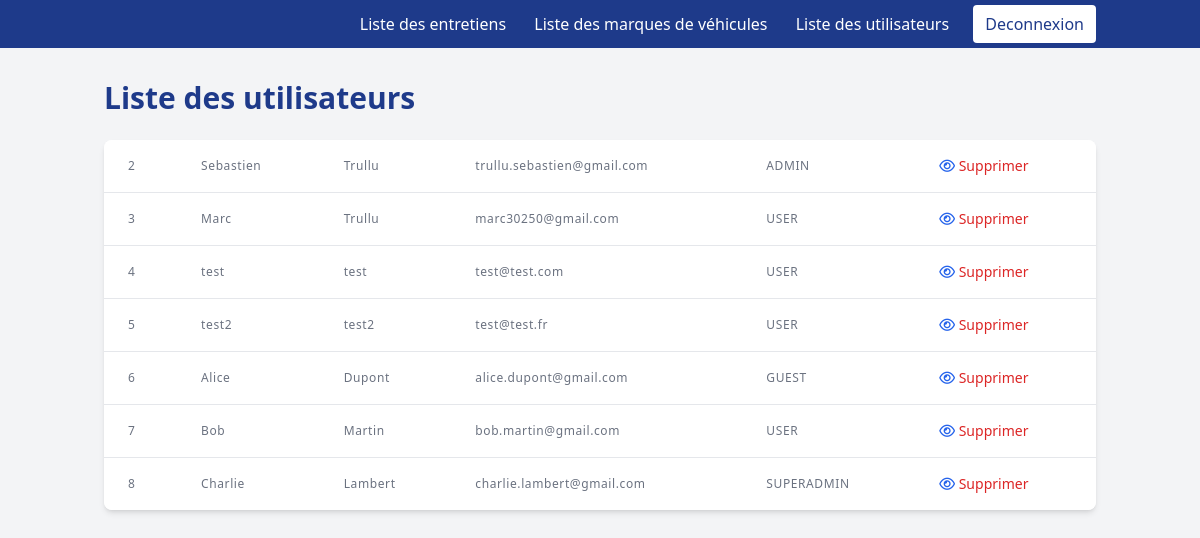
Screenshot of /?ctrl=user&action=showAll&connexion=success (signed in) with the database file from the repository.
### tables this page shows
CREATE TABLE `user_` (
                         `use_id` int(11) NOT NULL,
                         `use_firstname` varchar(50) DEFAULT NULL,
                         `use_lastname` varchar(50) DEFAULT NULL,
                         `use_login` varchar(50) DEFAULT NULL,
                         `use_password` varchar(150) DEFAULT NULL,
                         `use_lastLogin` datetime DEFAULT NULL,
                         `rol_id` int(11) NOT NULL
);

CREATE TABLE `role` (
                        `rol_id` int(11) NOT NULL,
                        `rol_label` varchar(50) DEFAULT NULL,
                        `rol_power` int(11) DEFAULT NULL
);

### models/CoreModel.php (called while the page is built, shortened)
<?php
abstract class CoreModel
{
    private $_engine = DB_ENGINE;
    private $_host = DB_HOST;
    private $_dbname = DB_NAME;
    private $_charset = DB_CHARSET;
    private $_dbuser = DB_USER;
    private $_dbpwd = DB_PWD;
    private $_db;
    private function connect(): void
    {
        try {
            $dsn = $this->_engine . ':host=' . $this->_host . ';dbname=' . $this->_dbname . ';charset=' . $this->_charset;
            $this->_db = new PDO($dsn, $this->_dbuser, $this->_dbpwd, [PDO::ATTR_ERRMODE => PDO::ERRMODE_EXCEPTION, PDO::ATTR_DEFAULT_FETCH_MODE => PDO::FETCH_ASSOC]);
        } catch (PDOException $e) {
            die($e->getMessage());
        }
    }
    protected function getDb(): PDO
    {
        return $this->_db;
    }
}

### models/UserModel.php (called while the page is built, shortened)
<?php
class UserModel extends CoreModel
{
    public function listUsers()
    {
        $sql = "
                SELECT use_id, use_firstname,use_lastname, use_login, rol_label
                FROM user_
                JOIN role ON user_.rol_id = role.rol_id
                ";
        try {
            if (($this->_req = $this->getDb()->query($sql)) !== false) {
                $datas = $this->_req->fetchAll(PDO::FETCH_ASSOC);
                return $datas;
            }
            return false;
        } catch (PDOException $e) {
            die($e->getMessage());
        }
    }
    }

### entity/CoreEntity.php (called while the page is built, shortened)
<?php
abstract class CoreEntity
{
    private function hydrate(array $data): void
    {
        foreach ($data as $key => $value) {
            $methodName = 'set' . ucfirst(substr($key, 4, strlen($key) - 4));
        }
    }
}

### entity/User.php (called while the page is built, shortened)
<?php
class User extends CoreEntity
{
    private int $id;
    private string $firstName;
    private string $lastName;
    private string $login;
    private string $label;
    public function getId(): int
    {
        return $this->id;
    }
    public function setId(int $id): void
    {
        $this->id = $id;
    }
    public function getFirstName(): string
    {
        return $this->firstName;
    }
    public function setFirstName(string $firstName): void
    {
        $this->firstName = $firstName;
    }
    public function getLastName(): string
    {
        return $this->lastName;
    }
    public function setLastName(string $lastName): void
    {
        $this->lastName = $lastName;
    }
    public function getLogin(): string
    {
        return $this->login;
    }
    public function setLogin(string $login): void
    {
        $this->login = $login;
    }
    public function setLabel(string $label): void
    {
        $this->label = $label;
    }
    public function getLabel(): string
    {
        return $this->label;
    }
}

### views/user/showAll.php (the view)
<main class="container mx-auto px-4 py-8 min-h-screen">
    <h1 class="text-3xl font-bold mb-6 text-blue-900">Liste des utilisateurs</h1>
    <div class="bg-white shadow-md rounded-lg overflow-hidden">
        <table class="min-w-full divide-y divide-gray-200">
            <tbody class="bg-white divide-y divide-gray-200">
            <?php foreach ($users as $user): ?>
                <tr>
                    <th class="px-6 py-3 text-left text-xs font-medium text-gray-500 tracking-wider"><?=$user->getId()?></th>
                    <th class="px-6 py-3 text-left text-xs font-medium text-gray-500 tracking-wider user-firstname"><?=$user->getFirstName()?></th>
                    <th class="px-6 py-3 text-left text-xs font-medium text-gray-500 tracking-wider user-lastname"><?=$user->getLastName()?></th>
                    <th class="px-6 py-3 text-left text-xs font-medium text-gray-500 tracking-wider user-login"><?=$user->getLogin()?></th>
                    <th class="px-6 py-3 text-left text-xs font-medium text-gray-500 uppercase tracking-wider user-role"><?=$user->getLabel()?></th>
                    <td class="px-6 py-4 whitespace-nowrap text-sm font-medium">
                        <a href="?ctrl=user&action=profile&id=<?=$user->getId()?>"><i class="fa-regular fa-eye text-blue-600 hover:text-blue-900"></i></a>
                        <a href="?ctrl=user&action=remove&id=<?=$user->getId()?>" class="text-red-600 hover:text-red-900" onclick="return confirm('Êtes-vous sûr de vouloir supprimer cet utilisateur ?')">Supprimer</a>
                    </td>
                </tr>
            <?php endforeach; ?>
            </tbody>
        </table>
    </div>
</main>

### views/partials/head.php (shortened to what this page needs)
<!DOCTYPE html>
<html lang="fr">
<head>
    <script src="https://cdn.tailwindcss.com"></script>
    <link rel="stylesheet" href="https://cdnjs.cloudflare.com/ajax/libs/font-awesome/6.7.2/css/all.min.css">
</head>
<body class="bg-gray-100">

### views/partials/navbar.php (shortened to what this page needs)
<header class="bg-blue-900 text-white">
    <div class="container mx-auto px-4 py-3">
        <div class="flex justify-between items-center">
            <nav>
                <?php if (isset($_SESSION['user'])) : ?>
                    <?php if ($_SESSION['user']['power'] >= 100) : ?>
                        <a href="?ctrl=type&action=showall" class="px-3 py-2 rounded hover:bg-blue-800">Liste des
                            entretiens</a>
                        <a href="?ctrl=brand&action=showall" class="px-3 py-2 rounded hover:bg-blue-800">Liste des
                            marques de véhicules</a>
                        <a href="?ctrl=user&action=showall" class="px-3 py-2 rounded hover:bg-blue-800">Liste des
                            utilisateurs</a>
                        <a href="?ctrl=user&action=logout"
                           class="px-3 py-2 bg-white text-blue-900 rounded ml-2 hover:bg-gray-200">
                            Deconnexion
                        </a>
                    <?php endif; ?>
                <?php endif; ?>
            </nav>
        </div>
    </div>
</header>

### index.php (shortened to what this page needs)
<?php
require_once 'views/partials/head.php';
require_once 'views/partials/navbar.php';
$ctrl = 'HomeController';
if (isset($_GET['ctrl'])) {
    $ctrl = ucfirst(strtolower($_GET['ctrl'])) . 'Controller';
}
$method = 'index';
if (isset($_GET['action'])) {
    $method = $_GET['action'];
}
try {
    if (class_exists($ctrl)) {
        $controller = new $ctrl();
        if (!empty($_POST)) {
            if (method_exists($ctrl, $method)) {
                if (!empty($_GET['id']) && ctype_digit($_GET['id'])) {
                    $controller->$method($_GET['id'], $_POST);
                } else {
                    $controller->$method($_POST);
                }
            }
        } else {
            if (method_exists($ctrl, $method)) {
                if (!empty($_GET['id']) && ctype_digit($_GET['id'])) {
                    $controller->$method($_GET['id']);
                }
                else {
                    $controller->$method();
                }
            }
        }
    }
} catch (Exception $e) {
    die($e->getMessage());
}
require_once 'views/partials/foot.php';

### controllers/UserController.php (shortened to what this page needs)
<?php
class UserController
{
    public function showAll()
    {
        if ($_SESSION['user']['role'] === 1 || $_SESSION['user']['role'] === 4 || $_SESSION['user']['power'] >= 100) {
            try {
                $model = new UserModel();
                $datas = $model->listUsers();
                foreach ($datas as $data) {
                    $users[] = new User($data);
                }
                require_once "views/user/showAll.php";
            } catch (Exception $e) {
                echo $e->getMessage();
            }
        } else {
            header("location: ?ctrl=home&action=index&error=403");
        }
    }
}

### views/partials/foot.php
</body>
</html>

### rows the page displays
user_: use_id "2", use_firstname "Sebastien", use_lastname "Trullu", use_login "trullu.sebastien@gmail.com", rol.rol_label "ADMIN"
user_: use_id "3", use_firstname "Marc", use_lastname "Trullu", use_login "marc30250@gmail.com", rol.rol_label "USER"
user_: use_id "4", use_firstname "test", use_lastname "test", use_login "test@test.com", rol.rol_label "USER"
user_: use_id "5", use_firstname "test2", use_lastname "test2", use_login "test@test.fr", rol.rol_label "USER"
user_: use_id "6", use_firstname "Alice", use_lastname "Dupont", use_login "alice.dupont@gmail.com", rol.rol_label "GUEST"
user_: use_id "7", use_firstname "Bob", use_lastname "Martin", use_login "bob.martin@gmail.com", rol.rol_label "USER"
user_: use_id "8", use_firstname "Charlie", use_lastname "Lambert", use_login "charlie.lambert@gmail.com", rol.rol_label "SUPERADMIN"
